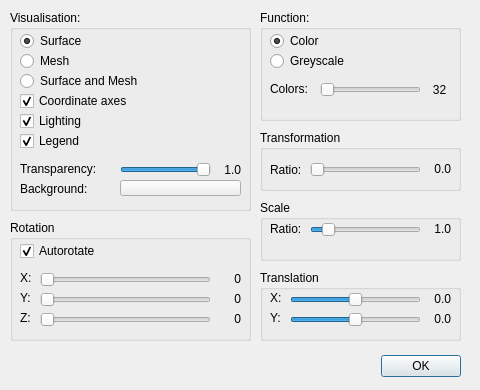
<?xml version="1.0" encoding="UTF-8"?>
<ui version="4.0">
 <class>TSetupImageDialog</class>
 <widget class="QDialog" name="TSetupImageDialog">
  <property name="geometry">
   <rect>
    <x>0</x>
    <y>0</y>
    <width>480</width>
    <height>390</height>
   </rect>
  </property>
  <property name="sizePolicy">
   <sizepolicy hsizetype="Preferred" vsizetype="Preferred">
    <horstretch>0</horstretch>
    <verstretch>0</verstretch>
   </sizepolicy>
  </property>
  <property name="minimumSize">
   <size>
    <width>480</width>
    <height>390</height>
   </size>
  </property>
  <property name="maximumSize">
   <size>
    <width>480</width>
    <height>390</height>
   </size>
  </property>
  <property name="windowTitle">
   <string>Imaging settings</string>
  </property>
  <widget class="QDialogButtonBox" name="buttonBox">
   <property name="geometry">
    <rect>
     <x>370</x>
     <y>350</y>
     <width>91</width>
     <height>32</height>
    </rect>
   </property>
   <property name="orientation">
    <enum>Qt::Orientation::Horizontal</enum>
   </property>
   <property name="standardButtons">
    <set>QDialogButtonBox::StandardButton::Ok</set>
   </property>
  </widget>
  <widget class="QGroupBox" name="gbImage">
   <property name="geometry">
    <rect>
     <x>10</x>
     <y>10</y>
     <width>241</width>
     <height>201</height>
    </rect>
   </property>
   <property name="title">
    <string>Visualisation:</string>
   </property>
   <widget class="QCheckBox" name="chbAxis">
    <property name="geometry">
     <rect>
      <x>10</x>
      <y>80</y>
      <width>211</width>
      <height>22</height>
     </rect>
    </property>
    <property name="text">
     <string>Coordinate axes</string>
    </property>
    <property name="checked">
     <bool>true</bool>
    </property>
   </widget>
   <widget class="QCheckBox" name="chbLight">
    <property name="geometry">
     <rect>
      <x>10</x>
      <y>100</y>
      <width>211</width>
      <height>22</height>
     </rect>
    </property>
    <property name="text">
     <string>Lighting</string>
    </property>
    <property name="checked">
     <bool>true</bool>
    </property>
   </widget>
   <widget class="QCheckBox" name="chbLegend">
    <property name="geometry">
     <rect>
      <x>10</x>
      <y>120</y>
      <width>211</width>
      <height>22</height>
     </rect>
    </property>
    <property name="text">
     <string>Legend</string>
    </property>
    <property name="checked">
     <bool>true</bool>
    </property>
   </widget>
   <widget class="QLabel" name="labelTransparency">
    <property name="geometry">
     <rect>
      <x>200</x>
      <y>150</y>
      <width>31</width>
      <height>20</height>
     </rect>
    </property>
    <property name="text">
     <string>1.0</string>
    </property>
    <property name="alignment">
     <set>Qt::AlignmentFlag::AlignRight|Qt::AlignmentFlag::AlignTrailing|Qt::AlignmentFlag::AlignVCenter</set>
    </property>
   </widget>
   <widget class="QLabel" name="label_7">
    <property name="geometry">
     <rect>
      <x>10</x>
      <y>150</y>
      <width>101</width>
      <height>17</height>
     </rect>
    </property>
    <property name="text">
     <string>Transparency:</string>
    </property>
   </widget>
   <widget class="QSlider" name="hsAlpha">
    <property name="geometry">
     <rect>
      <x>110</x>
      <y>150</y>
      <width>91</width>
      <height>20</height>
     </rect>
    </property>
    <property name="minimum">
     <number>0</number>
    </property>
    <property name="maximum">
     <number>10</number>
    </property>
    <property name="singleStep">
     <number>1</number>
    </property>
    <property name="pageStep">
     <number>2</number>
    </property>
    <property name="value">
     <number>10</number>
    </property>
    <property name="sliderPosition">
     <number>10</number>
    </property>
    <property name="orientation">
     <enum>Qt::Orientation::Horizontal</enum>
    </property>
   </widget>
   <widget class="QRadioButton" name="rbSurface">
    <property name="geometry">
     <rect>
      <x>10</x>
      <y>20</y>
      <width>211</width>
      <height>22</height>
     </rect>
    </property>
    <property name="text">
     <string>Surface</string>
    </property>
    <property name="checked">
     <bool>true</bool>
    </property>
   </widget>
   <widget class="QRadioButton" name="rbMesh">
    <property name="geometry">
     <rect>
      <x>10</x>
      <y>40</y>
      <width>211</width>
      <height>22</height>
     </rect>
    </property>
    <property name="text">
     <string>Mesh</string>
    </property>
   </widget>
   <widget class="QRadioButton" name="rbSurfaceMesh">
    <property name="geometry">
     <rect>
      <x>10</x>
      <y>60</y>
      <width>211</width>
      <height>22</height>
     </rect>
    </property>
    <property name="text">
     <string>Surface and Mesh</string>
    </property>
   </widget>
   <widget class="QLabel" name="label_8">
    <property name="geometry">
     <rect>
      <x>10</x>
      <y>170</y>
      <width>101</width>
      <height>17</height>
     </rect>
    </property>
    <property name="text">
     <string>Background:</string>
    </property>
   </widget>
   <widget class="QPushButton" name="pbColor">
    <property name="geometry">
     <rect>
      <x>110</x>
      <y>170</y>
      <width>121</width>
      <height>16</height>
     </rect>
    </property>
    <property name="text">
     <string/>
    </property>
    <property name="flat">
     <bool>false</bool>
    </property>
   </widget>
  </widget>
  <widget class="QGroupBox" name="gbFunc">
   <property name="geometry">
    <rect>
     <x>260</x>
     <y>10</y>
     <width>201</width>
     <height>111</height>
    </rect>
   </property>
   <property name="title">
    <string>Function:</string>
   </property>
   <widget class="QRadioButton" name="rbGrayscale">
    <property name="geometry">
     <rect>
      <x>10</x>
      <y>40</y>
      <width>141</width>
      <height>22</height>
     </rect>
    </property>
    <property name="text">
     <string>Greyscale</string>
    </property>
   </widget>
   <widget class="QRadioButton" name="rbColor">
    <property name="geometry">
     <rect>
      <x>10</x>
      <y>20</y>
      <width>141</width>
      <height>22</height>
     </rect>
    </property>
    <property name="text">
     <string>Color</string>
    </property>
    <property name="checked">
     <bool>true</bool>
    </property>
   </widget>
   <widget class="QSlider" name="hsNumColor">
    <property name="geometry">
     <rect>
      <x>60</x>
      <y>70</y>
      <width>101</width>
      <height>20</height>
     </rect>
    </property>
    <property name="minimum">
     <number>0</number>
    </property>
    <property name="maximum">
     <number>7</number>
    </property>
    <property name="pageStep">
     <number>2</number>
    </property>
    <property name="value">
     <number>0</number>
    </property>
    <property name="sliderPosition">
     <number>0</number>
    </property>
    <property name="orientation">
     <enum>Qt::Orientation::Horizontal</enum>
    </property>
   </widget>
   <widget class="QLabel" name="label">
    <property name="geometry">
     <rect>
      <x>10</x>
      <y>70</y>
      <width>59</width>
      <height>17</height>
     </rect>
    </property>
    <property name="text">
     <string>Colors:</string>
    </property>
   </widget>
   <widget class="QLabel" name="labelNumColor">
    <property name="geometry">
     <rect>
      <x>164</x>
      <y>70</y>
      <width>31</width>
      <height>20</height>
     </rect>
    </property>
    <property name="text">
     <string>32</string>
    </property>
    <property name="alignment">
     <set>Qt::AlignmentFlag::AlignCenter</set>
    </property>
   </widget>
  </widget>
  <widget class="QGroupBox" name="gbTransformation">
   <property name="geometry">
    <rect>
     <x>260</x>
     <y>130</y>
     <width>201</width>
     <height>61</height>
    </rect>
   </property>
   <property name="title">
    <string>Transformation</string>
   </property>
   <widget class="QSlider" name="hsRatio">
    <property name="geometry">
     <rect>
      <x>50</x>
      <y>30</y>
      <width>111</width>
      <height>20</height>
     </rect>
    </property>
    <property name="minimum">
     <number>0</number>
    </property>
    <property name="maximum">
     <number>5</number>
    </property>
    <property name="singleStep">
     <number>1</number>
    </property>
    <property name="pageStep">
     <number>2</number>
    </property>
    <property name="value">
     <number>0</number>
    </property>
    <property name="sliderPosition">
     <number>0</number>
    </property>
    <property name="orientation">
     <enum>Qt::Orientation::Horizontal</enum>
    </property>
   </widget>
   <widget class="QLabel" name="label_5">
    <property name="geometry">
     <rect>
      <x>10</x>
      <y>30</y>
      <width>51</width>
      <height>20</height>
     </rect>
    </property>
    <property name="text">
     <string>Ratio:</string>
    </property>
   </widget>
   <widget class="QLabel" name="labelTransformation">
    <property name="geometry">
     <rect>
      <x>160</x>
      <y>30</y>
      <width>31</width>
      <height>17</height>
     </rect>
    </property>
    <property name="text">
     <string>0.0</string>
    </property>
    <property name="alignment">
     <set>Qt::AlignmentFlag::AlignRight|Qt::AlignmentFlag::AlignTrailing|Qt::AlignmentFlag::AlignVCenter</set>
    </property>
   </widget>
  </widget>
  <widget class="QGroupBox" name="groupBox_2">
   <property name="geometry">
    <rect>
     <x>260</x>
     <y>270</y>
     <width>201</width>
     <height>71</height>
    </rect>
   </property>
   <property name="title">
    <string>Translation</string>
   </property>
   <widget class="QSlider" name="hsTranslateX">
    <property name="geometry">
     <rect>
      <x>30</x>
      <y>20</y>
      <width>131</width>
      <height>20</height>
     </rect>
    </property>
    <property name="minimum">
     <number>-10</number>
    </property>
    <property name="maximum">
     <number>10</number>
    </property>
    <property name="singleStep">
     <number>1</number>
    </property>
    <property name="pageStep">
     <number>5</number>
    </property>
    <property name="value">
     <number>0</number>
    </property>
    <property name="sliderPosition">
     <number>0</number>
    </property>
    <property name="orientation">
     <enum>Qt::Orientation::Horizontal</enum>
    </property>
   </widget>
   <widget class="QLabel" name="labelTranslateX">
    <property name="geometry">
     <rect>
      <x>160</x>
      <y>20</y>
      <width>31</width>
      <height>17</height>
     </rect>
    </property>
    <property name="text">
     <string>0.0</string>
    </property>
    <property name="alignment">
     <set>Qt::AlignmentFlag::AlignRight|Qt::AlignmentFlag::AlignTrailing|Qt::AlignmentFlag::AlignVCenter</set>
    </property>
   </widget>
   <widget class="QLabel" name="label_13">
    <property name="geometry">
     <rect>
      <x>10</x>
      <y>20</y>
      <width>21</width>
      <height>16</height>
     </rect>
    </property>
    <property name="text">
     <string>X:</string>
    </property>
   </widget>
   <widget class="QSlider" name="hsTranslateY">
    <property name="geometry">
     <rect>
      <x>30</x>
      <y>40</y>
      <width>131</width>
      <height>20</height>
     </rect>
    </property>
    <property name="minimum">
     <number>-10</number>
    </property>
    <property name="maximum">
     <number>10</number>
    </property>
    <property name="singleStep">
     <number>1</number>
    </property>
    <property name="pageStep">
     <number>5</number>
    </property>
    <property name="value">
     <number>0</number>
    </property>
    <property name="sliderPosition">
     <number>0</number>
    </property>
    <property name="orientation">
     <enum>Qt::Orientation::Horizontal</enum>
    </property>
   </widget>
   <widget class="QLabel" name="label_14">
    <property name="geometry">
     <rect>
      <x>10</x>
      <y>40</y>
      <width>21</width>
      <height>16</height>
     </rect>
    </property>
    <property name="text">
     <string>Y:</string>
    </property>
   </widget>
   <widget class="QLabel" name="labelTranslateY">
    <property name="geometry">
     <rect>
      <x>160</x>
      <y>40</y>
      <width>31</width>
      <height>17</height>
     </rect>
    </property>
    <property name="text">
     <string>0.0</string>
    </property>
    <property name="alignment">
     <set>Qt::AlignmentFlag::AlignRight|Qt::AlignmentFlag::AlignTrailing|Qt::AlignmentFlag::AlignVCenter</set>
    </property>
   </widget>
  </widget>
  <widget class="QGroupBox" name="gbKoff_2">
   <property name="geometry">
    <rect>
     <x>260</x>
     <y>200</y>
     <width>201</width>
     <height>61</height>
    </rect>
   </property>
   <property name="title">
    <string>Scale</string>
   </property>
   <widget class="QSlider" name="hsScale">
    <property name="geometry">
     <rect>
      <x>50</x>
      <y>20</y>
      <width>111</width>
      <height>20</height>
     </rect>
    </property>
    <property name="minimum">
     <number>5</number>
    </property>
    <property name="maximum">
     <number>50</number>
    </property>
    <property name="singleStep">
     <number>1</number>
    </property>
    <property name="pageStep">
     <number>5</number>
    </property>
    <property name="value">
     <number>10</number>
    </property>
    <property name="sliderPosition">
     <number>10</number>
    </property>
    <property name="orientation">
     <enum>Qt::Orientation::Horizontal</enum>
    </property>
   </widget>
   <widget class="QLabel" name="label_20">
    <property name="geometry">
     <rect>
      <x>10</x>
      <y>20</y>
      <width>51</width>
      <height>17</height>
     </rect>
    </property>
    <property name="text">
     <string>Ratio:</string>
    </property>
   </widget>
   <widget class="QLabel" name="labelScale">
    <property name="geometry">
     <rect>
      <x>160</x>
      <y>20</y>
      <width>31</width>
      <height>17</height>
     </rect>
    </property>
    <property name="text">
     <string>1.0</string>
    </property>
    <property name="alignment">
     <set>Qt::AlignmentFlag::AlignRight|Qt::AlignmentFlag::AlignTrailing|Qt::AlignmentFlag::AlignVCenter</set>
    </property>
   </widget>
  </widget>
  <widget class="QGroupBox" name="groupBox_3">
   <property name="geometry">
    <rect>
     <x>10</x>
     <y>220</y>
     <width>241</width>
     <height>121</height>
    </rect>
   </property>
   <property name="title">
    <string>Rotation</string>
   </property>
   <widget class="QCheckBox" name="chbAutorotate">
    <property name="geometry">
     <rect>
      <x>10</x>
      <y>20</y>
      <width>180</width>
      <height>22</height>
     </rect>
    </property>
    <property name="text">
     <string>Autorotate</string>
    </property>
    <property name="checked">
     <bool>true</bool>
    </property>
   </widget>
   <widget class="QGroupBox" name="gbRotate">
    <property name="geometry">
     <rect>
      <x>0</x>
      <y>40</y>
      <width>231</width>
      <height>81</height>
     </rect>
    </property>
    <property name="styleSheet">
     <string notr="true">border: none</string>
    </property>
    <property name="title">
     <string/>
    </property>
    <widget class="QLabel" name="label_29">
     <property name="geometry">
      <rect>
       <x>10</x>
       <y>50</y>
       <width>21</width>
       <height>16</height>
      </rect>
     </property>
     <property name="text">
      <string>Z:</string>
     </property>
    </widget>
    <widget class="QLabel" name="labelAngleY">
     <property name="geometry">
      <rect>
       <x>200</x>
       <y>30</y>
       <width>31</width>
       <height>17</height>
      </rect>
     </property>
     <property name="text">
      <string>0</string>
     </property>
     <property name="alignment">
      <set>Qt::AlignmentFlag::AlignRight|Qt::AlignmentFlag::AlignTrailing|Qt::AlignmentFlag::AlignVCenter</set>
     </property>
    </widget>
    <widget class="QLabel" name="labelAngleX">
     <property name="geometry">
      <rect>
       <x>200</x>
       <y>10</y>
       <width>31</width>
       <height>17</height>
      </rect>
     </property>
     <property name="text">
      <string>0</string>
     </property>
     <property name="alignment">
      <set>Qt::AlignmentFlag::AlignRight|Qt::AlignmentFlag::AlignTrailing|Qt::AlignmentFlag::AlignVCenter</set>
     </property>
    </widget>
    <widget class="QSlider" name="hsAngleX">
     <property name="enabled">
      <bool>false</bool>
     </property>
     <property name="geometry">
      <rect>
       <x>30</x>
       <y>10</y>
       <width>171</width>
       <height>20</height>
      </rect>
     </property>
     <property name="minimum">
      <number>0</number>
     </property>
     <property name="maximum">
      <number>360</number>
     </property>
     <property name="singleStep">
      <number>1</number>
     </property>
     <property name="pageStep">
      <number>30</number>
     </property>
     <property name="value">
      <number>0</number>
     </property>
     <property name="sliderPosition">
      <number>0</number>
     </property>
     <property name="orientation">
      <enum>Qt::Orientation::Horizontal</enum>
     </property>
    </widget>
    <widget class="QLabel" name="label_25">
     <property name="geometry">
      <rect>
       <x>10</x>
       <y>30</y>
       <width>21</width>
       <height>16</height>
      </rect>
     </property>
     <property name="text">
      <string>Y:</string>
     </property>
    </widget>
    <widget class="QSlider" name="hsAngleZ">
     <property name="enabled">
      <bool>false</bool>
     </property>
     <property name="geometry">
      <rect>
       <x>30</x>
       <y>50</y>
       <width>171</width>
       <height>20</height>
      </rect>
     </property>
     <property name="minimum">
      <number>0</number>
     </property>
     <property name="maximum">
      <number>360</number>
     </property>
     <property name="singleStep">
      <number>1</number>
     </property>
     <property name="pageStep">
      <number>30</number>
     </property>
     <property name="value">
      <number>0</number>
     </property>
     <property name="sliderPosition">
      <number>0</number>
     </property>
     <property name="orientation">
      <enum>Qt::Orientation::Horizontal</enum>
     </property>
    </widget>
    <widget class="QSlider" name="hsAngleY">
     <property name="enabled">
      <bool>false</bool>
     </property>
     <property name="geometry">
      <rect>
       <x>30</x>
       <y>30</y>
       <width>171</width>
       <height>20</height>
      </rect>
     </property>
     <property name="minimum">
      <number>0</number>
     </property>
     <property name="maximum">
      <number>360</number>
     </property>
     <property name="singleStep">
      <number>1</number>
     </property>
     <property name="pageStep">
      <number>30</number>
     </property>
     <property name="value">
      <number>0</number>
     </property>
     <property name="sliderPosition">
      <number>0</number>
     </property>
     <property name="orientation">
      <enum>Qt::Orientation::Horizontal</enum>
     </property>
    </widget>
    <widget class="QLabel" name="labelAngleZ">
     <property name="geometry">
      <rect>
       <x>200</x>
       <y>50</y>
       <width>31</width>
       <height>17</height>
      </rect>
     </property>
     <property name="text">
      <string>0</string>
     </property>
     <property name="alignment">
      <set>Qt::AlignmentFlag::AlignRight|Qt::AlignmentFlag::AlignTrailing|Qt::AlignmentFlag::AlignVCenter</set>
     </property>
    </widget>
    <widget class="QLabel" name="label_24">
     <property name="geometry">
      <rect>
       <x>10</x>
       <y>10</y>
       <width>21</width>
       <height>16</height>
      </rect>
     </property>
     <property name="text">
      <string>X:</string>
     </property>
    </widget>
   </widget>
  </widget>
 </widget>
 <tabstops>
  <tabstop>chbAxis</tabstop>
  <tabstop>chbLight</tabstop>
  <tabstop>chbLegend</tabstop>
  <tabstop>hsAlpha</tabstop>
  <tabstop>rbGrayscale</tabstop>
  <tabstop>rbColor</tabstop>
  <tabstop>hsNumColor</tabstop>
  <tabstop>hsRatio</tabstop>
  <tabstop>hsScale</tabstop>
  <tabstop>pbColor</tabstop>
  <tabstop>hsTranslateX</tabstop>
  <tabstop>hsTranslateY</tabstop>
 </tabstops>
 <resources/>
 <connections>
  <connection>
   <sender>buttonBox</sender>
   <signal>accepted()</signal>
   <receiver>TSetupImageDialog</receiver>
   <slot>accept()</slot>
   <hints>
    <hint type="sourcelabel">
     <x>248</x>
     <y>300</y>
    </hint>
    <hint type="destinationlabel">
     <x>157</x>
     <y>274</y>
    </hint>
   </hints>
  </connection>
  <connection>
   <sender>buttonBox</sender>
   <signal>rejected()</signal>
   <receiver>TSetupImageDialog</receiver>
   <slot>reject()</slot>
   <hints>
    <hint type="sourcelabel">
     <x>316</x>
     <y>300</y>
    </hint>
    <hint type="destinationlabel">
     <x>286</x>
     <y>274</y>
    </hint>
   </hints>
  </connection>
 </connections>
</ui>
